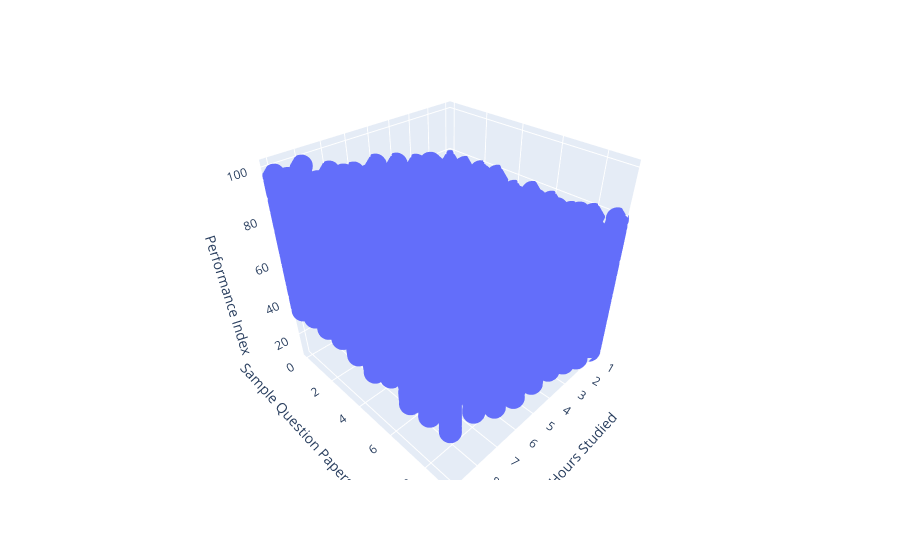

Write notebook code for a chart like this one.
### Code cell
fig = px.scatter_3d(df, x='Hours Studied', y='Sample Question Papers Practiced', z='Performance Index')
fig.show()

### Figure 1 — Plotly figure (JSON) as saved in the notebook; plotly's stock layout.template omitted (floating-point values rounded to 4 significant figures; data arrays with more than 128 entries replaced by an {"elided": "..."} marker saying what was removed)
{"data": [{"hovertemplate": "Hours Studied=%{x}<br>Sample Question Papers Practiced=%{y}<br>Performance Index=%{z}<extra></extra>", "legendgroup": "", "marker": {"color": "#636efa", "symbol": "circle"}, "mode": "markers", "name": "", "scene": "scene", "showlegend": false, "type": "scatter3d", "x": {"elided": "10000 int values"}, "y": {"elided": "10000 int values"}, "z": {"elided": "10000 int values"}}], "layout": {"legend": {"tracegroupgap": 0}, "margin": {"t": 60}, "scene": {"domain": {"x": [0, 1], "y": [0, 1]}, "xaxis": {"title": {"text": "Hours Studied"}}, "yaxis": {"title": {"text": "Sample Question Papers Practiced"}}, "zaxis": {"title": {"text": "Performance Index"}}}}}
